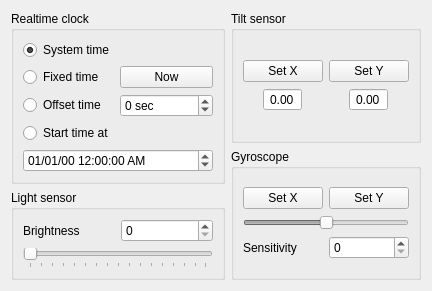
<?xml version="1.0" encoding="UTF-8"?>
<ui version="4.0">
 <class>QGBA::SensorView</class>
 <widget class="QWidget" name="QGBA::SensorView">
  <property name="geometry">
   <rect>
    <x>0</x>
    <y>0</y>
    <width>448</width>
    <height>332</height>
   </rect>
  </property>
  <property name="sizePolicy">
   <sizepolicy hsizetype="Fixed" vsizetype="Fixed">
    <horstretch>0</horstretch>
    <verstretch>0</verstretch>
   </sizepolicy>
  </property>
  <property name="windowTitle">
   <string>Sensors</string>
  </property>
  <layout class="QHBoxLayout" name="horizontalLayout">
   <property name="sizeConstraint">
    <enum>QLayout::SetFixedSize</enum>
   </property>
   <item>
    <layout class="QVBoxLayout" name="verticalLayout_2">
     <item>
      <widget class="QGroupBox" name="groupBox">
       <property name="title">
        <string>Realtime clock</string>
       </property>
       <layout class="QGridLayout" name="gridLayout_4">
        <item row="0" column="0">
         <widget class="QRadioButton" name="timeNoOverride">
          <property name="text">
           <string>System time</string>
          </property>
          <property name="checked">
           <bool>true</bool>
          </property>
          <attribute name="buttonGroup">
           <string notr="true">timeButtons</string>
          </attribute>
         </widget>
        </item>
        <item row="1" column="0">
         <widget class="QRadioButton" name="timeFixed">
          <property name="text">
           <string>Fixed time</string>
          </property>
          <attribute name="buttonGroup">
           <string notr="true">timeButtons</string>
          </attribute>
         </widget>
        </item>
        <item row="1" column="1">
         <widget class="QPushButton" name="timeNow">
          <property name="text">
           <string>Now</string>
          </property>
         </widget>
        </item>
        <item row="2" column="0">
         <widget class="QRadioButton" name="timeOffset">
          <property name="text">
           <string>Offset time</string>
          </property>
          <attribute name="buttonGroup">
           <string notr="true">timeButtons</string>
          </attribute>
         </widget>
        </item>
        <item row="2" column="1">
         <widget class="QSpinBox" name="offsetSeconds">
          <property name="accelerated">
           <bool>true</bool>
          </property>
          <property name="suffix">
           <string> sec</string>
          </property>
          <property name="minimum">
           <number>-99999999</number>
          </property>
          <property name="maximum">
           <number>99999999</number>
          </property>
          <property name="singleStep">
           <number>1</number>
          </property>
         </widget>
        </item>
        <item row="3" column="0">
         <widget class="QRadioButton" name="timeFakeEpoch">
          <property name="text">
           <string>Start time at</string>
          </property>
          <attribute name="buttonGroup">
           <string notr="true">timeButtons</string>
          </attribute>
         </widget>
        </item>
        <item row="4" column="0" colspan="2">
         <widget class="QDateTimeEdit" name="time">
          <property name="wrapping">
           <bool>true</bool>
          </property>
          <property name="maximumDate">
           <date>
            <year>2099</year>
            <month>12</month>
            <day>31</day>
           </date>
          </property>
          <property name="minimumDate">
           <date>
            <year>2000</year>
            <month>1</month>
            <day>1</day>
           </date>
          </property>
          <property name="currentSection">
           <enum>QDateTimeEdit::MonthSection</enum>
          </property>
          <property name="displayFormat">
           <string>MM/dd/yy hh:mm:ss AP</string>
          </property>
         </widget>
        </item>
       </layout>
      </widget>
     </item>
     <item>
      <widget class="QGroupBox" name="groupBox_2">
       <property name="title">
        <string>Light sensor</string>
       </property>
       <layout class="QGridLayout" name="gridLayout_6">
        <item row="0" column="0">
         <widget class="QLabel" name="label_4">
          <property name="text">
           <string>Brightness</string>
          </property>
         </widget>
        </item>
        <item row="0" column="1">
         <widget class="QSpinBox" name="lightSpin">
          <property name="maximum">
           <number>255</number>
          </property>
         </widget>
        </item>
        <item row="1" column="0" colspan="2">
         <widget class="QSlider" name="lightSlide">
          <property name="maximum">
           <number>255</number>
          </property>
          <property name="orientation">
           <enum>Qt::Horizontal</enum>
          </property>
          <property name="tickPosition">
           <enum>QSlider::TicksBelow</enum>
          </property>
          <property name="tickInterval">
           <number>16</number>
          </property>
         </widget>
        </item>
       </layout>
      </widget>
     </item>
    </layout>
   </item>
   <item>
    <layout class="QVBoxLayout" name="verticalLayout_3">
     <item>
      <widget class="QGroupBox" name="tilt">
       <property name="title">
        <string>Tilt sensor</string>
       </property>
       <layout class="QGridLayout" name="gridLayout_10">
        <item row="0" column="0" colspan="2">
         <layout class="QGridLayout" name="gridLayout_11">
          <item row="0" column="1">
           <widget class="QPushButton" name="tiltSetY">
            <property name="text">
             <string>Set Y</string>
            </property>
            <property name="checkable">
             <bool>true</bool>
            </property>
           </widget>
          </item>
          <item row="0" column="0">
           <widget class="QPushButton" name="tiltSetX">
            <property name="text">
             <string>Set X</string>
            </property>
            <property name="checkable">
             <bool>true</bool>
            </property>
           </widget>
          </item>
          <item row="1" column="0" alignment="Qt::AlignHCenter">
           <widget class="QDoubleSpinBox" name="tiltX">
            <property name="sizePolicy">
             <sizepolicy hsizetype="Ignored" vsizetype="Fixed">
              <horstretch>0</horstretch>
              <verstretch>0</verstretch>
             </sizepolicy>
            </property>
            <property name="alignment">
             <set>Qt::AlignCenter</set>
            </property>
            <property name="readOnly">
             <bool>true</bool>
            </property>
            <property name="buttonSymbols">
             <enum>QAbstractSpinBox::NoButtons</enum>
            </property>
            <property name="minimum">
             <double>-1.000000000000000</double>
            </property>
            <property name="maximum">
             <double>1.000000000000000</double>
            </property>
            <property name="singleStep">
             <double>0.010000000000000</double>
            </property>
           </widget>
          </item>
          <item row="1" column="1" alignment="Qt::AlignHCenter">
           <widget class="QDoubleSpinBox" name="tiltY">
            <property name="sizePolicy">
             <sizepolicy hsizetype="Ignored" vsizetype="Fixed">
              <horstretch>0</horstretch>
              <verstretch>0</verstretch>
             </sizepolicy>
            </property>
            <property name="alignment">
             <set>Qt::AlignCenter</set>
            </property>
            <property name="readOnly">
             <bool>true</bool>
            </property>
            <property name="buttonSymbols">
             <enum>QAbstractSpinBox::NoButtons</enum>
            </property>
            <property name="minimum">
             <double>-1.000000000000000</double>
            </property>
            <property name="maximum">
             <double>1.000000000000000</double>
            </property>
            <property name="singleStep">
             <double>0.010000000000000</double>
            </property>
           </widget>
          </item>
         </layout>
        </item>
       </layout>
      </widget>
     </item>
     <item>
      <widget class="QGroupBox" name="gyro">
       <property name="title">
        <string>Gyroscope</string>
       </property>
       <layout class="QGridLayout" name="gridLayout_12">
        <item row="0" column="0" colspan="2">
         <layout class="QGridLayout" name="gridLayout_17">
          <item row="0" column="1">
           <widget class="QPushButton" name="gyroSetY">
            <property name="text">
             <string>Set Y</string>
            </property>
            <property name="checkable">
             <bool>true</bool>
            </property>
           </widget>
          </item>
          <item row="0" column="0">
           <widget class="QPushButton" name="gyroSetX">
            <property name="text">
             <string>Set X</string>
            </property>
            <property name="checkable">
             <bool>true</bool>
            </property>
           </widget>
          </item>
          <item row="2" column="0">
           <widget class="QLabel" name="label_2">
            <property name="text">
             <string>Sensitivity</string>
            </property>
           </widget>
          </item>
          <item row="2" column="1">
           <widget class="QDoubleSpinBox" name="gyroSensitivity">
            <property name="decimals">
             <number>0</number>
            </property>
            <property name="maximum">
             <double>1000.000000000000000</double>
            </property>
           </widget>
          </item>
          <item row="1" column="0" colspan="2">
           <widget class="QSlider" name="gyroView">
            <property name="enabled">
             <bool>false</bool>
            </property>
            <property name="minimum">
             <number>-1073741823</number>
            </property>
            <property name="maximum">
             <number>1073741823</number>
            </property>
            <property name="value">
             <number>0</number>
            </property>
            <property name="tracking">
             <bool>false</bool>
            </property>
            <property name="orientation">
             <enum>Qt::Horizontal</enum>
            </property>
           </widget>
          </item>
         </layout>
        </item>
       </layout>
      </widget>
     </item>
    </layout>
   </item>
  </layout>
 </widget>
 <resources/>
 <connections/>
 <buttongroups>
  <buttongroup name="timeButtons"/>
 </buttongroups>
</ui>
